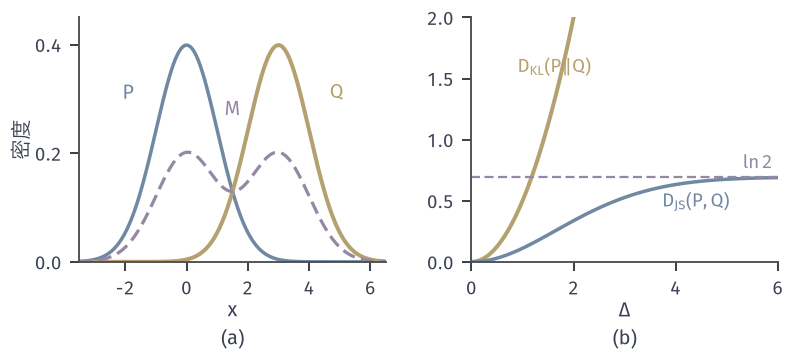

Here is the Python script that generated this plot:
from pathlib import Path
import sys
HERE = Path(__file__).resolve().parent
sys.path.insert(0, str(HERE.parent/'dcomp-common'))
from common import *
# P=N(0,1), Q=N(delta,1), M=(P+Q)/2.
# (a) densities for delta=3 with the mixture M (purple, dashed).
# (b) KL(P||Q)=delta^2/2 (yellow) and JS(P,Q) by quadrature on [-12, delta+12] (blue); JS <= ln 2 (purple dashed).
fig, axs = figure(width_mm=112, height_mm=50, ncols=2)
panel(fig, left=.1, right=.98, top=.95, bottom=.26, wspace=.28)
ax = axs[0]
x = np.linspace(-3.5, 6.5, 1200); d0 = 3.
p, q = npdf(x), npdf(x, d0); m = (p+q)/2
ax.plot(x, p, color=BLUE, lw=1.4); ax.plot(x, q, color=YELLOW, lw=1.6)
ax.plot(x, m, color=PURPLE, lw=1.3, ls=DASH)
lab(ax, -1.9, .3, '$P$', BLUE, ha='center', fontsize=8)
lab(ax, 4.9, .3, '$Q$', YELLOW, ha='center', fontsize=8)
lab(ax, 1.5, .27, '$M$', PURPLE, ha='center', fontsize=8)
ax.set_xlim(-3.5, 6.5); ax.set_ylim(0, .45); ax.set_yticks([0, .2, .4])
axlab(ax, '$x$', '密度')


def js(d):
    t = np.linspace(-12, d+12, 40001)
    a, b = npdf(t), npdf(t, d); mm = (a+b)/2
    with np.errstate(divide='ignore', invalid='ignore'):
        ia = np.where(a > 0, a*np.log(a/mm), 0.); ib = np.where(b > 0, b*np.log(b/mm), 0.)
    return .5*np.trapezoid(ia, t)+.5*np.trapezoid(ib, t)


ds = np.linspace(0, 6, 121)
J = np.array([js(d) for d in ds])
ax = axs[1]
ax.plot(ds, ds**2/2, color=YELLOW, lw=1.6)
ax.plot(ds, J, color=BLUE, lw=1.4)
ax.axhline(math.log(2), color=PURPLE, lw=.9, ls=DASH)
lab(ax, 2.35, 1.55, r'$D_{\mathrm{KL}}(P\Vert Q)$', YELLOW, ha='right')
lab(ax, 4.4, .45, r'$D_{\mathrm{JS}}(P,Q)$', BLUE, ha='center')
lab(ax, 5.9, .76, r'$\ln 2$', PURPLE, ha='right')
ax.set_xlim(0, 6); ax.set_ylim(0, 2.0); ax.set_xticks([0, 2, 4, 6])
axlab(ax, r'$\Delta$', None)
tags(fig, axs)
save(fig, HERE, 'figure', {'JS(delta=1)': float(js(1.)), 'JS(delta=3)': float(js(3.)), 'JS(delta=6)': float(js(6.))})
